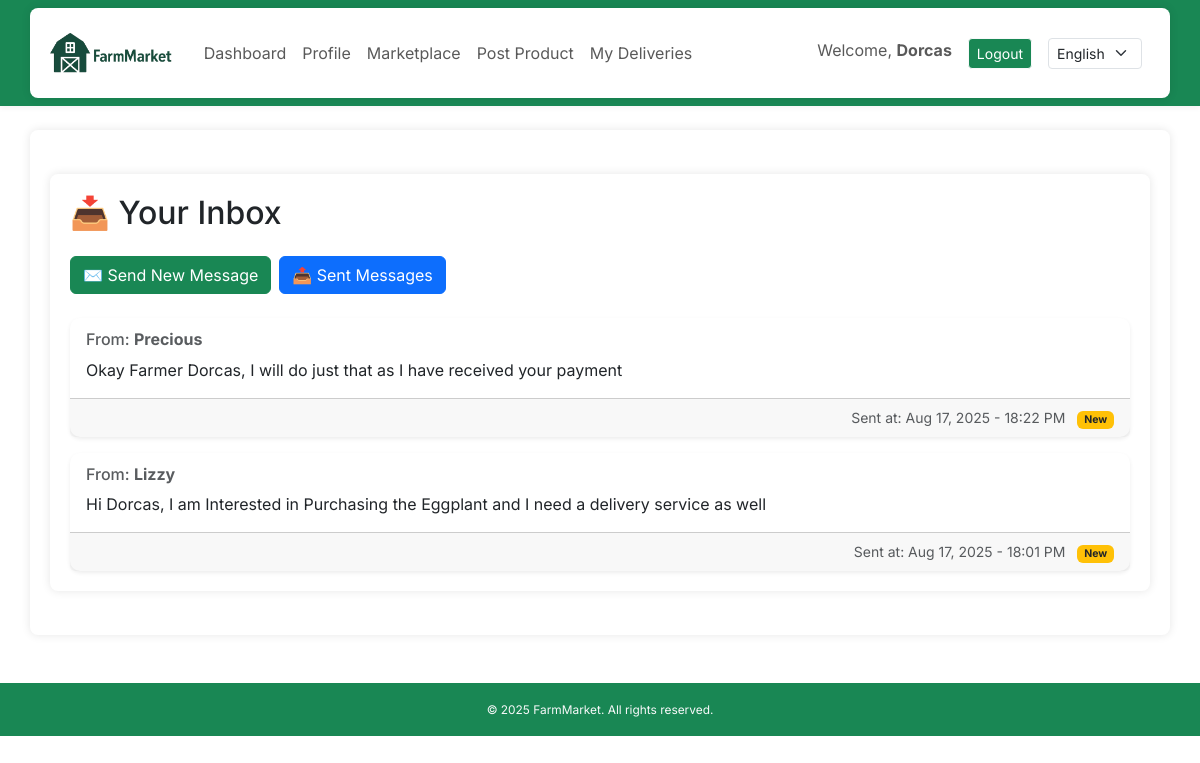
The page /inbox/ (signed in) on the database as committed earlier.
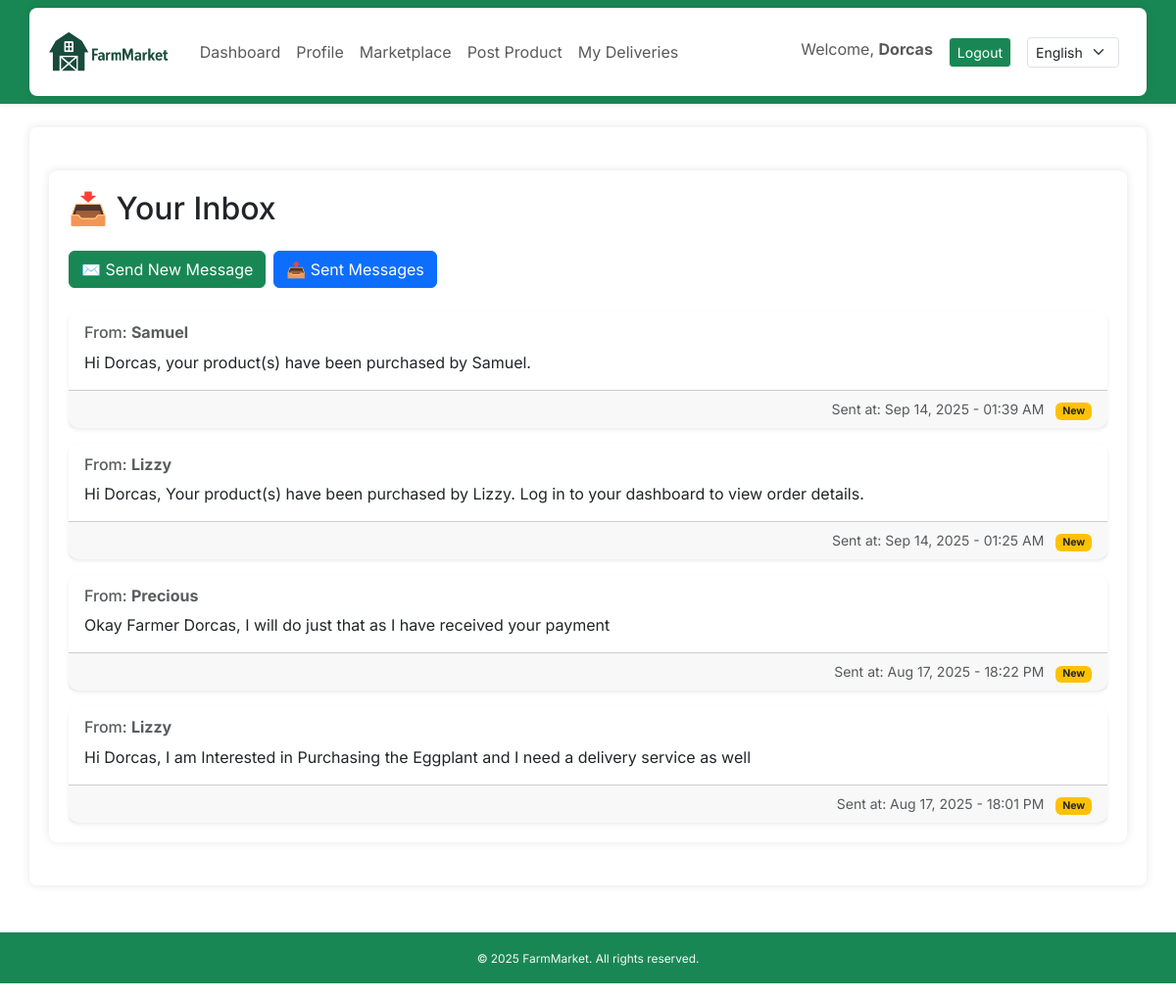
The same page on the database as committed later.
### core/models.py (models this page shows, shortened)
class Message(models.Model):
    sender = models.ForeignKey(User, related_name='sent_messages', on_delete=models.CASCADE)
    recipient = models.ForeignKey(User, related_name='received_messages', on_delete=models.CASCADE)
    subject = models.CharField(max_length=255, default="No Subject")
    body = models.TextField()
    timestamp = models.DateTimeField(auto_now_add=True)
    is_read = models.BooleanField(default=False)
    class Meta:
        ordering = ['-timestamp']

### core/views.py (the view)
# urls.py: path('inbox/', views.inbox_view, name='inbox'),
@login_required
def inbox_view(request):
    inbox_messages = Message.objects.filter(recipient=request.user)
    return render(request, 'core/inbox.html', {'inbox_messages': inbox_messages})

### core/context_processors.py (called while the page is built)
def language_code(request):
    return {
        'LANGUAGE_CODE': translation.get_language()
    }

### core/templates/core/inbox.html
{% extends 'core/base.html' %}
{% load i18n %}
{% block content %}
<div class="container my-4">
    <h2 class="mb-4">📥 {% trans "Your Inbox" %}</h2>
    <div class="mb-4 d-flex gap-2">
        <a href="{% url 'send_message' %}" class="btn btn-success">
            ✉️ {% trans "Send New Message" %}
        </a>
        <a href="{% url 'sent_messages' %}" class="btn btn-primary">
            📤 {% trans "Sent Messages" %}
        </a>
    </div>
    {% if inbox_messages %}
        <div class="d-flex flex-column gap-3">
            {% for msg in inbox_messages %}
                <div class="card shadow-sm">
                    <div class="card-body">
                        <h6 class="card-subtitle mb-2 text-muted">
                            {% trans "From:" %} <span class="fw-bold">{{ msg.sender.username }}</span>
                        </h6>
                        <p class="card-text">{{ msg.body }}</p>
                    </div>
                    <div class="card-footer text-end text-muted small">
                        {% trans "Sent at:" %} {{ msg.timestamp|date:"M d, Y - H:i A" }}
                        {% if not msg.is_read %}
                            <span class="badge bg-warning text-dark ms-2">{% trans "New" %}</span>
                        {% endif %}
                    </div>
                </div>
            {% endfor %}
        </div>
    {% else %}
        <div class="alert alert-info">
            {% trans "You have no messages yet." %}
        </div>
    {% endif %}
</div>
{% endblock %}

Rows that differ between the two databases and show on the page:
added Message: sender.username "Samuel", body "Hi Dorcas, your product(s) have been purchased by Samuel.", timestamp "Sep 14, 2025 - 01:39 AM"
added Message: sender.username "Lizzy", body "Hi Dorcas, Your product(s) have been purchased by Lizzy. Log in to your dashboard to view order details.", timestamp "Sep 14, 2025 - 01:25 AM"
